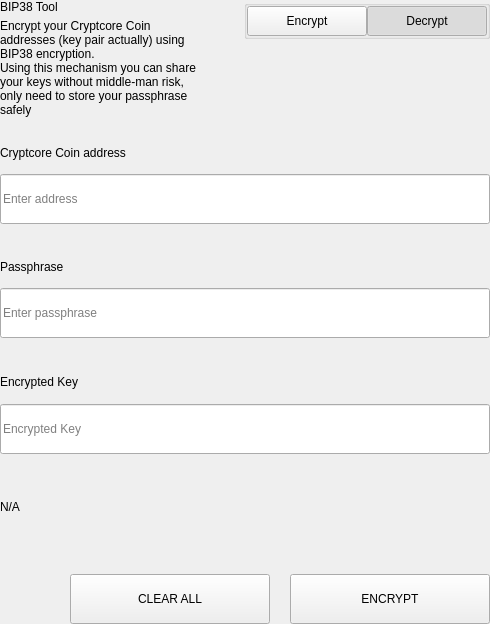
<?xml version="1.0" encoding="UTF-8"?>
<ui version="4.0">
 <class>SettingsBitToolWidget</class>
 <widget class="QWidget" name="SettingsBitToolWidget">
  <property name="geometry">
   <rect>
    <x>0</x>
    <y>0</y>
    <width>490</width>
    <height>624</height>
   </rect>
  </property>
  <property name="windowTitle">
   <string>Form</string>
  </property>
  <layout class="QVBoxLayout" name="verticalLayout">
   <property name="spacing">
    <number>0</number>
   </property>
   <property name="leftMargin">
    <number>0</number>
   </property>
   <property name="topMargin">
    <number>0</number>
   </property>
   <property name="rightMargin">
    <number>0</number>
   </property>
   <property name="bottomMargin">
    <number>0</number>
   </property>
   <item>
    <widget class="QWidget" name="left" native="true">
     <layout class="QVBoxLayout" name="verticalLayout_3">
      <property name="leftMargin">
       <number>0</number>
      </property>
      <property name="topMargin">
       <number>0</number>
      </property>
      <property name="rightMargin">
       <number>0</number>
      </property>
      <property name="bottomMargin">
       <number>0</number>
      </property>
      <item>
       <layout class="QVBoxLayout" name="verticalLayout_2">
        <property name="spacing">
         <number>0</number>
        </property>
        <item>
         <layout class="QHBoxLayout" name="horizontalLayout_3" stretch="3,1">
          <property name="spacing">
           <number>40</number>
          </property>
          <item>
           <layout class="QVBoxLayout" name="verticalLayoutTitle">
            <property name="spacing">
             <number>5</number>
            </property>
            <item>
             <widget class="QLabel" name="labelTitle">
              <property name="text">
               <string>BIP38 Tool</string>
              </property>
             </widget>
            </item>
            <item>
             <widget class="QLabel" name="labelSubtitle1">
              <property name="text">
               <string>Encrypt your Cryptcore Coin addresses (key pair actually) using BIP38 encryption.
Using this mechanism you can share your keys without middle-man risk, only need to store your passphrase safely</string>
              </property>
              <property name="wordWrap">
               <bool>true</bool>
              </property>
             </widget>
            </item>
           </layout>
          </item>
          <item alignment="Qt::AlignTop">
           <widget class="QGroupBox" name="groupBox">
            <property name="title">
             <string/>
            </property>
            <property name="alignment">
             <set>Qt::AlignLeading|Qt::AlignLeft|Qt::AlignTop</set>
            </property>
            <layout class="QHBoxLayout" name="horizontalLayout_4">
             <property name="spacing">
              <number>0</number>
             </property>
             <property name="leftMargin">
              <number>0</number>
             </property>
             <property name="topMargin">
              <number>0</number>
             </property>
             <property name="rightMargin">
              <number>0</number>
             </property>
             <property name="bottomMargin">
              <number>0</number>
             </property>
             <item>
              <spacer name="horizontalSpacer">
               <property name="orientation">
                <enum>Qt::Horizontal</enum>
               </property>
               <property name="sizeHint" stdset="0">
                <size>
                 <width>40</width>
                 <height>20</height>
                </size>
               </property>
              </spacer>
             </item>
             <item>
              <widget class="QPushButton" name="pushLeft">
               <property name="minimumSize">
                <size>
                 <width>120</width>
                 <height>30</height>
                </size>
               </property>
               <property name="maximumSize">
                <size>
                 <width>120</width>
                 <height>30</height>
                </size>
               </property>
               <property name="focusPolicy">
                <enum>Qt::NoFocus</enum>
               </property>
               <property name="text">
                <string>Encrypt</string>
               </property>
               <property name="checkable">
                <bool>true</bool>
               </property>
               <property name="autoExclusive">
                <bool>true</bool>
               </property>
              </widget>
             </item>
             <item>
              <widget class="QPushButton" name="pushRight">
               <property name="minimumSize">
                <size>
                 <width>120</width>
                 <height>30</height>
                </size>
               </property>
               <property name="maximumSize">
                <size>
                 <width>120</width>
                 <height>30</height>
                </size>
               </property>
               <property name="focusPolicy">
                <enum>Qt::NoFocus</enum>
               </property>
               <property name="text">
                <string>Decrypt</string>
               </property>
               <property name="checkable">
                <bool>true</bool>
               </property>
               <property name="checked">
                <bool>true</bool>
               </property>
               <property name="autoExclusive">
                <bool>true</bool>
               </property>
              </widget>
             </item>
            </layout>
           </widget>
          </item>
         </layout>
        </item>
        <item>
         <widget class="QStackedWidget" name="stackedWidget">
          <property name="currentIndex">
           <number>1</number>
          </property>
          <widget class="QWidget" name="pageDecrypt">
           <layout class="QVBoxLayout" name="verticalLayout_5">
            <property name="spacing">
             <number>0</number>
            </property>
            <property name="leftMargin">
             <number>0</number>
            </property>
            <property name="topMargin">
             <number>0</number>
            </property>
            <property name="rightMargin">
             <number>0</number>
            </property>
            <property name="bottomMargin">
             <number>0</number>
            </property>
            <item>
             <widget class="QWidget" name="widget" native="true">
              <property name="minimumSize">
               <size>
                <width>0</width>
                <height>100</height>
               </size>
              </property>
              <layout class="QVBoxLayout" name="verticalLayout_4">
               <property name="spacing">
                <number>0</number>
               </property>
               <property name="leftMargin">
                <number>0</number>
               </property>
               <property name="topMargin">
                <number>0</number>
               </property>
               <property name="rightMargin">
                <number>0</number>
               </property>
               <property name="bottomMargin">
                <number>0</number>
               </property>
               <item>
                <spacer name="verticalSpacer_2">
                 <property name="orientation">
                  <enum>Qt::Vertical</enum>
                 </property>
                 <property name="sizeType">
                  <enum>QSizePolicy::Fixed</enum>
                 </property>
                 <property name="sizeHint" stdset="0">
                  <size>
                   <width>20</width>
                   <height>20</height>
                  </size>
                 </property>
                </spacer>
               </item>
               <item>
                <layout class="QHBoxLayout" name="horizontalLayout_6" stretch="2">
                 <property name="spacing">
                  <number>0</number>
                 </property>
                 <item>
                  <layout class="QVBoxLayout" name="verticalLayout_7">
                   <property name="spacing">
                    <number>9</number>
                   </property>
                   <item>
                    <widget class="QLabel" name="labelSubtitleKey">
                     <property name="minimumSize">
                      <size>
                       <width>0</width>
                       <height>20</height>
                      </size>
                     </property>
                     <property name="maximumSize">
                      <size>
                       <width>16777215</width>
                       <height>20</height>
                      </size>
                     </property>
                     <property name="text">
                      <string>Encrypted key</string>
                     </property>
                    </widget>
                   </item>
                   <item>
                    <widget class="QLineEdit" name="lineEditKey">
                     <property name="minimumSize">
                      <size>
                       <width>0</width>
                       <height>50</height>
                      </size>
                     </property>
                     <property name="maximumSize">
                      <size>
                       <width>16777215</width>
                       <height>50</height>
                      </size>
                     </property>
                     <property name="placeholderText">
                      <string>Enter a encrypted key</string>
                     </property>
                    </widget>
                   </item>
                  </layout>
                 </item>
                </layout>
               </item>
               <item>
                <spacer name="verticalSpacer_3">
                 <property name="orientation">
                  <enum>Qt::Vertical</enum>
                 </property>
                 <property name="sizeType">
                  <enum>QSizePolicy::Fixed</enum>
                 </property>
                 <property name="sizeHint" stdset="0">
                  <size>
                   <width>20</width>
                   <height>20</height>
                  </size>
                 </property>
                </spacer>
               </item>
               <item>
                <layout class="QVBoxLayout" name="verticalLayout_9">
                 <property name="spacing">
                  <number>9</number>
                 </property>
                 <item>
                  <widget class="QLabel" name="labelSubtitlePassphrase">
                   <property name="maximumSize">
                    <size>
                     <width>16777215</width>
                     <height>20</height>
                    </size>
                   </property>
                   <property name="text">
                    <string>Passphrase</string>
                   </property>
                  </widget>
                 </item>
                 <item>
                  <widget class="QLineEdit" name="lineEditPassphrase">
                   <property name="minimumSize">
                    <size>
                     <width>0</width>
                     <height>50</height>
                    </size>
                   </property>
                   <property name="maximumSize">
                    <size>
                     <width>16777215</width>
                     <height>50</height>
                    </size>
                   </property>
                   <property name="placeholderText">
                    <string>Enter a passphrase</string>
                   </property>
                  </widget>
                 </item>
                </layout>
               </item>
               <item>
                <spacer name="verticalSpacer_4">
                 <property name="orientation">
                  <enum>Qt::Vertical</enum>
                 </property>
                 <property name="sizeType">
                  <enum>QSizePolicy::Fixed</enum>
                 </property>
                 <property name="sizeHint" stdset="0">
                  <size>
                   <width>20</width>
                   <height>20</height>
                  </size>
                 </property>
                </spacer>
               </item>
               <item>
                <widget class="QWidget" name="widget_3" native="true">
                 <property name="sizePolicy">
                  <sizepolicy hsizetype="Preferred" vsizetype="Fixed">
                   <horstretch>0</horstretch>
                   <verstretch>0</verstretch>
                  </sizepolicy>
                 </property>
                 <layout class="QVBoxLayout" name="verticalLayout_10">
                  <property name="spacing">
                   <number>9</number>
                  </property>
                  <property name="leftMargin">
                   <number>0</number>
                  </property>
                  <property name="topMargin">
                   <number>0</number>
                  </property>
                  <property name="rightMargin">
                   <number>0</number>
                  </property>
                  <property name="bottomMargin">
                   <number>0</number>
                  </property>
                  <item>
                   <widget class="QLabel" name="labelSubtitleDecryptResult">
                    <property name="minimumSize">
                     <size>
                      <width>0</width>
                      <height>20</height>
                     </size>
                    </property>
                    <property name="maximumSize">
                     <size>
                      <width>16777215</width>
                      <height>20</height>
                     </size>
                    </property>
                    <property name="text">
                     <string>Decrypted address result</string>
                    </property>
                   </widget>
                  </item>
                  <item>
                   <widget class="QWidget" name="widget_4" native="true">
                    <layout class="QHBoxLayout" name="horizontalLayout" stretch="6,0,1">
                     <property name="spacing">
                      <number>0</number>
                     </property>
                     <property name="leftMargin">
                      <number>0</number>
                     </property>
                     <property name="topMargin">
                      <number>0</number>
                     </property>
                     <property name="rightMargin">
                      <number>0</number>
                     </property>
                     <property name="bottomMargin">
                      <number>0</number>
                     </property>
                     <item alignment="Qt::AlignVCenter">
                      <widget class="QLineEdit" name="lineEditDecryptResult">
                       <property name="minimumSize">
                        <size>
                         <width>0</width>
                         <height>50</height>
                        </size>
                       </property>
                       <property name="maximumSize">
                        <size>
                         <width>16777215</width>
                         <height>50</height>
                        </size>
                       </property>
                       <property name="placeholderText">
                        <string>Decrypted Address</string>
                       </property>
                      </widget>
                     </item>
                     <item>
                      <spacer name="horizontalSpacer_4">
                       <property name="orientation">
                        <enum>Qt::Horizontal</enum>
                       </property>
                       <property name="sizeType">
                        <enum>QSizePolicy::Fixed</enum>
                       </property>
                       <property name="sizeHint" stdset="0">
                        <size>
                         <width>20</width>
                         <height>50</height>
                        </size>
                       </property>
                      </spacer>
                     </item>
                     <item>
                      <widget class="QPushButton" name="pushButtonImport">
                       <property name="minimumSize">
                        <size>
                         <width>140</width>
                         <height>40</height>
                        </size>
                       </property>
                       <property name="text">
                        <string>Import Address</string>
                       </property>
                      </widget>
                     </item>
                    </layout>
                   </widget>
                  </item>
                 </layout>
                </widget>
               </item>
               <item>
                <widget class="QLabel" name="statusLabel_DEC">
                 <property name="maximumSize">
                  <size>
                   <width>16777215</width>
                   <height>40</height>
                  </size>
                 </property>
                 <property name="text">
                  <string/>
                 </property>
                </widget>
               </item>
               <item>
                <spacer name="verticalSpacer">
                 <property name="orientation">
                  <enum>Qt::Vertical</enum>
                 </property>
                 <property name="sizeType">
                  <enum>QSizePolicy::Preferred</enum>
                 </property>
                 <property name="sizeHint" stdset="0">
                  <size>
                   <width>20</width>
                   <height>20</height>
                  </size>
                 </property>
                </spacer>
               </item>
               <item>
                <layout class="QHBoxLayout" name="horizontalLayout_7">
                 <property name="spacing">
                  <number>0</number>
                 </property>
                 <item>
                  <spacer name="horizontalSpacer_5">
                   <property name="orientation">
                    <enum>Qt::Horizontal</enum>
                   </property>
                   <property name="sizeType">
                    <enum>QSizePolicy::Expanding</enum>
                   </property>
                   <property name="sizeHint" stdset="0">
                    <size>
                     <width>40</width>
                     <height>20</height>
                    </size>
                   </property>
                  </spacer>
                 </item>
                 <item>
                  <widget class="QPushButton" name="pushButtonDecryptClear">
                   <property name="minimumSize">
                    <size>
                     <width>200</width>
                     <height>50</height>
                    </size>
                   </property>
                   <property name="maximumSize">
                    <size>
                     <width>200</width>
                     <height>50</height>
                    </size>
                   </property>
                   <property name="text">
                    <string>CLEAR</string>
                   </property>
                  </widget>
                 </item>
                 <item>
                  <spacer name="horizontalSpacer_3">
                   <property name="orientation">
                    <enum>Qt::Horizontal</enum>
                   </property>
                   <property name="sizeType">
                    <enum>QSizePolicy::Fixed</enum>
                   </property>
                   <property name="sizeHint" stdset="0">
                    <size>
                     <width>20</width>
                     <height>20</height>
                    </size>
                   </property>
                  </spacer>
                 </item>
                 <item>
                  <widget class="QPushButton" name="pushButtonDecrypt">
                   <property name="minimumSize">
                    <size>
                     <width>200</width>
                     <height>50</height>
                    </size>
                   </property>
                   <property name="maximumSize">
                    <size>
                     <width>200</width>
                     <height>50</height>
                    </size>
                   </property>
                   <property name="text">
                    <string>DECRYPT KEY</string>
                   </property>
                  </widget>
                 </item>
                </layout>
               </item>
              </layout>
             </widget>
            </item>
           </layout>
          </widget>
          <widget class="QWidget" name="pageEncrypt">
           <layout class="QVBoxLayout" name="verticalLayout_11">
            <property name="spacing">
             <number>0</number>
            </property>
            <property name="leftMargin">
             <number>0</number>
            </property>
            <property name="topMargin">
             <number>0</number>
            </property>
            <property name="rightMargin">
             <number>0</number>
            </property>
            <property name="bottomMargin">
             <number>0</number>
            </property>
            <item>
             <spacer name="verticalSpacer_8">
              <property name="orientation">
               <enum>Qt::Vertical</enum>
              </property>
              <property name="sizeType">
               <enum>QSizePolicy::Fixed</enum>
              </property>
              <property name="sizeHint" stdset="0">
               <size>
                <width>20</width>
                <height>20</height>
               </size>
              </property>
             </spacer>
            </item>
            <item>
             <widget class="QWidget" name="containerAddressEnc" native="true">
              <layout class="QVBoxLayout" name="containerAddressEncLayout">
               <property name="spacing">
                <number>5</number>
               </property>
               <property name="leftMargin">
                <number>0</number>
               </property>
               <property name="topMargin">
                <number>0</number>
               </property>
               <property name="rightMargin">
                <number>0</number>
               </property>
               <property name="bottomMargin">
                <number>0</number>
               </property>
               <item>
                <widget class="QLabel" name="labelSubtitleAddress">
                 <property name="minimumSize">
                  <size>
                   <width>0</width>
                   <height>20</height>
                  </size>
                 </property>
                 <property name="maximumSize">
                  <size>
                   <width>16777215</width>
                   <height>20</height>
                  </size>
                 </property>
                 <property name="text">
                  <string>Cryptcore Coin address</string>
                 </property>
                </widget>
               </item>
               <item>
                <widget class="QLineEdit" name="addressIn_ENC">
                 <property name="minimumSize">
                  <size>
                   <width>0</width>
                   <height>50</height>
                  </size>
                 </property>
                 <property name="placeholderText">
                  <string>Enter address</string>
                 </property>
                </widget>
               </item>
              </layout>
             </widget>
            </item>
            <item>
             <spacer name="verticalSpacer_6">
              <property name="orientation">
               <enum>Qt::Vertical</enum>
              </property>
              <property name="sizeType">
               <enum>QSizePolicy::Fixed</enum>
              </property>
              <property name="sizeHint" stdset="0">
               <size>
                <width>20</width>
                <height>20</height>
               </size>
              </property>
             </spacer>
            </item>
            <item>
             <widget class="QWidget" name="containerAddress" native="true">
              <layout class="QHBoxLayout" name="horizontalLayout_9" stretch="2">
               <property name="spacing">
                <number>0</number>
               </property>
               <property name="leftMargin">
                <number>0</number>
               </property>
               <property name="topMargin">
                <number>0</number>
               </property>
               <property name="rightMargin">
                <number>0</number>
               </property>
               <property name="bottomMargin">
                <number>0</number>
               </property>
               <item>
                <layout class="QVBoxLayout" name="verticalLayout_8">
                 <property name="spacing">
                  <number>5</number>
                 </property>
                 <item>
                  <widget class="QLabel" name="labelSubtitleMessage">
                   <property name="minimumSize">
                    <size>
                     <width>0</width>
                     <height>20</height>
                    </size>
                   </property>
                   <property name="maximumSize">
                    <size>
                     <width>16777215</width>
                     <height>20</height>
                    </size>
                   </property>
                   <property name="text">
                    <string>Passphrase</string>
                   </property>
                  </widget>
                 </item>
                 <item>
                  <widget class="QLineEdit" name="passphraseIn_ENC">
                   <property name="minimumSize">
                    <size>
                     <width>0</width>
                     <height>50</height>
                    </size>
                   </property>
                   <property name="maximumSize">
                    <size>
                     <width>16777215</width>
                     <height>50</height>
                    </size>
                   </property>
                   <property name="placeholderText">
                    <string>Enter passphrase</string>
                   </property>
                  </widget>
                 </item>
                </layout>
               </item>
              </layout>
             </widget>
            </item>
            <item>
             <spacer name="verticalSpacer_7">
              <property name="orientation">
               <enum>Qt::Vertical</enum>
              </property>
              <property name="sizeType">
               <enum>QSizePolicy::Fixed</enum>
              </property>
              <property name="sizeHint" stdset="0">
               <size>
                <width>20</width>
                <height>20</height>
               </size>
              </property>
             </spacer>
            </item>
            <item>
             <widget class="QWidget" name="widget_2" native="true">
              <property name="minimumSize">
               <size>
                <width>0</width>
                <height>75</height>
               </size>
              </property>
              <property name="maximumSize">
               <size>
                <width>16777215</width>
                <height>16777215</height>
               </size>
              </property>
              <layout class="QVBoxLayout" name="verticalLayout_6">
               <property name="leftMargin">
                <number>0</number>
               </property>
               <property name="topMargin">
                <number>0</number>
               </property>
               <property name="rightMargin">
                <number>0</number>
               </property>
               <property name="bottomMargin">
                <number>0</number>
               </property>
               <item>
                <widget class="QLabel" name="labelSubtitleEncryptedKey">
                 <property name="minimumSize">
                  <size>
                   <width>0</width>
                   <height>20</height>
                  </size>
                 </property>
                 <property name="maximumSize">
                  <size>
                   <width>16777215</width>
                   <height>20</height>
                  </size>
                 </property>
                 <property name="text">
                  <string>Encrypted Key</string>
                 </property>
                </widget>
               </item>
               <item>
                <widget class="QLineEdit" name="encryptedKeyOut_ENC">
                 <property name="minimumSize">
                  <size>
                   <width>0</width>
                   <height>50</height>
                  </size>
                 </property>
                 <property name="placeholderText">
                  <string>Encrypted Key</string>
                 </property>
                </widget>
               </item>
              </layout>
             </widget>
            </item>
            <item>
             <widget class="QLabel" name="statusLabel_ENC">
              <property name="text">
               <string notr="true">N/A</string>
              </property>
             </widget>
            </item>
            <item>
             <spacer name="verticalSpacer_5">
              <property name="orientation">
               <enum>Qt::Vertical</enum>
              </property>
              <property name="sizeType">
               <enum>QSizePolicy::Fixed</enum>
              </property>
              <property name="sizeHint" stdset="0">
               <size>
                <width>20</width>
                <height>20</height>
               </size>
              </property>
             </spacer>
            </item>
            <item>
             <layout class="QHBoxLayout" name="horizontalLayout_8">
              <property name="spacing">
               <number>0</number>
              </property>
              <item>
               <spacer name="horizontalSpacer_6">
                <property name="orientation">
                 <enum>Qt::Horizontal</enum>
                </property>
                <property name="sizeType">
                 <enum>QSizePolicy::Expanding</enum>
                </property>
                <property name="sizeHint" stdset="0">
                 <size>
                  <width>40</width>
                  <height>20</height>
                 </size>
                </property>
               </spacer>
              </item>
              <item>
               <widget class="QPushButton" name="pushButtonClear">
                <property name="minimumSize">
                 <size>
                  <width>200</width>
                  <height>50</height>
                 </size>
                </property>
                <property name="focusPolicy">
                 <enum>Qt::NoFocus</enum>
                </property>
                <property name="text">
                 <string>CLEAR ALL</string>
                </property>
               </widget>
              </item>
              <item>
               <spacer name="horizontalSpacer_2">
                <property name="orientation">
                 <enum>Qt::Horizontal</enum>
                </property>
                <property name="sizeType">
                 <enum>QSizePolicy::Fixed</enum>
                </property>
                <property name="sizeHint" stdset="0">
                 <size>
                  <width>20</width>
                  <height>20</height>
                 </size>
                </property>
               </spacer>
              </item>
              <item>
               <widget class="QPushButton" name="pushButtonEncrypt">
                <property name="minimumSize">
                 <size>
                  <width>200</width>
                  <height>50</height>
                 </size>
                </property>
                <property name="maximumSize">
                 <size>
                  <width>200</width>
                  <height>50</height>
                 </size>
                </property>
                <property name="focusPolicy">
                 <enum>Qt::NoFocus</enum>
                </property>
                <property name="text">
                 <string>ENCRYPT</string>
                </property>
               </widget>
              </item>
             </layout>
            </item>
           </layout>
          </widget>
         </widget>
        </item>
       </layout>
      </item>
     </layout>
    </widget>
   </item>
  </layout>
 </widget>
 <resources/>
 <connections/>
</ui>
